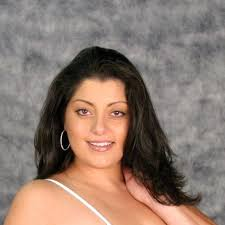
#> input picture 1.jpg, 225 x 225 px
$ python test.py
#> lines starting #> are read from the running program, lines starting #| are printed output that depends on the picture
from PIL import Image
import numpy as np

def image_to_numpy(image_path):
#> called with image_path = '1.jpg'
    with Image.open(image_path) as img:
#> img is the input picture: PIL image 225x225 RGB; mean R, G, B 140.5, 121.4, 110.9
        return np.array(img)

def numpy_to_image(np_array, output_path):

    img = Image.fromarray(np_array)
    img.save(output_path)

array=image_to_numpy("1.jpg")
array[0:100,0:100,0]=0
#array[0:100,0:100,1]=0
array[0:100,0:100,2]=0
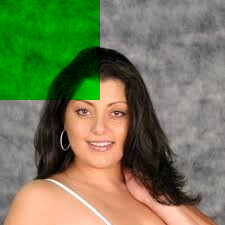
#> array: shape (225, 225, 3); mean R, G, B 115.1, 121.4, 87
print(array[:,:,0].shape)
#| (225, 225)
numpy_to_image(array,"2.jpg")
